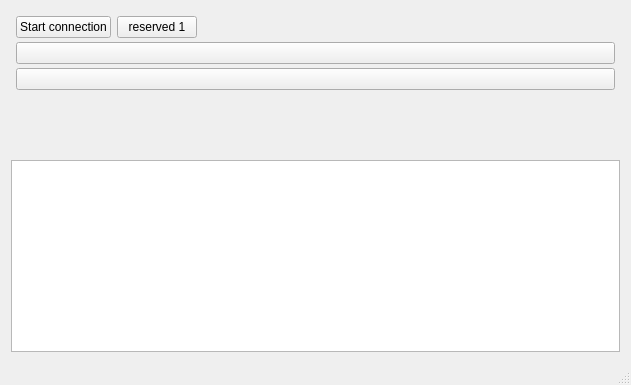
<?xml version="1.0" encoding="UTF-8"?>
<ui version="4.0">
 <class>AppMainWindowClass</class>
 <widget class="QMainWindow" name="AppMainWindowClass">
  <property name="geometry">
   <rect>
    <x>0</x>
    <y>0</y>
    <width>631</width>
    <height>385</height>
   </rect>
  </property>
  <property name="windowTitle">
   <string>AppMainWindow</string>
  </property>
  <widget class="QWidget" name="centralWidget">
   <layout class="QVBoxLayout" name="verticalLayout">
    <item>
     <widget class="QWidget" name="cotrolPanel" native="true">
      <property name="sizePolicy">
       <sizepolicy hsizetype="Preferred" vsizetype="Preferred">
        <horstretch>0</horstretch>
        <verstretch>0</verstretch>
       </sizepolicy>
      </property>
      <property name="minimumSize">
       <size>
        <width>0</width>
        <height>0</height>
       </size>
      </property>
      <property name="maximumSize">
       <size>
        <width>16777215</width>
        <height>16777215</height>
       </size>
      </property>
      <layout class="QVBoxLayout" name="verticalLayout_2">
       <property name="spacing">
        <number>4</number>
       </property>
       <property name="leftMargin">
        <number>5</number>
       </property>
       <property name="topMargin">
        <number>5</number>
       </property>
       <property name="rightMargin">
        <number>5</number>
       </property>
       <property name="bottomMargin">
        <number>5</number>
       </property>
       <item>
        <layout class="QHBoxLayout" name="cotrolPanel_Buttons_HL">
         <property name="spacing">
          <number>6</number>
         </property>
         <property name="sizeConstraint">
          <enum>QLayout::SetDefaultConstraint</enum>
         </property>
         <item>
          <widget class="QPushButton" name="btnStartConnection">
           <property name="text">
            <string>Start connection</string>
           </property>
          </widget>
         </item>
         <item>
          <widget class="QPushButton" name="btnReserved_1">
           <property name="text">
            <string>reserved 1</string>
           </property>
          </widget>
         </item>
         <item>
          <spacer name="cotrolPanel_Buttons_HSpacer">
           <property name="orientation">
            <enum>Qt::Horizontal</enum>
           </property>
           <property name="sizeHint" stdset="0">
            <size>
             <width>40</width>
             <height>20</height>
            </size>
           </property>
          </spacer>
         </item>
        </layout>
       </item>
       <item>
        <widget class="TextField" name="field_PartnerId"/>
       </item>
       <item>
        <widget class="TextField" name="field_PartnerPort"/>
       </item>
       <item>
        <spacer name="cotrolPanel_VSpacer">
         <property name="orientation">
          <enum>Qt::Vertical</enum>
         </property>
         <property name="sizeType">
          <enum>QSizePolicy::Expanding</enum>
         </property>
         <property name="sizeHint" stdset="0">
          <size>
           <width>0</width>
           <height>0</height>
          </size>
         </property>
        </spacer>
       </item>
      </layout>
     </widget>
    </item>
    <item>
     <widget class="Console" name="consoleWindow">
      <property name="minimumSize">
       <size>
        <width>400</width>
        <height>100</height>
       </size>
      </property>
     </widget>
    </item>
   </layout>
  </widget>
  <widget class="QMenuBar" name="menuBar">
   <property name="geometry">
    <rect>
     <x>0</x>
     <y>0</y>
     <width>631</width>
     <height>22</height>
    </rect>
   </property>
  </widget>
  <widget class="QStatusBar" name="statusBar"/>
 </widget>
 <layoutdefault spacing="6" margin="11"/>
 <customwidgets>
  <customwidget>
   <class>TextField</class>
   <extends>QPushButton</extends>
   <header>TextField.h</header>
  </customwidget>
  <customwidget>
   <class>Console</class>
   <extends>QPlainTextEdit</extends>
   <header>Console.h</header>
  </customwidget>
 </customwidgets>
 <resources/>
 <connections/>
</ui>
